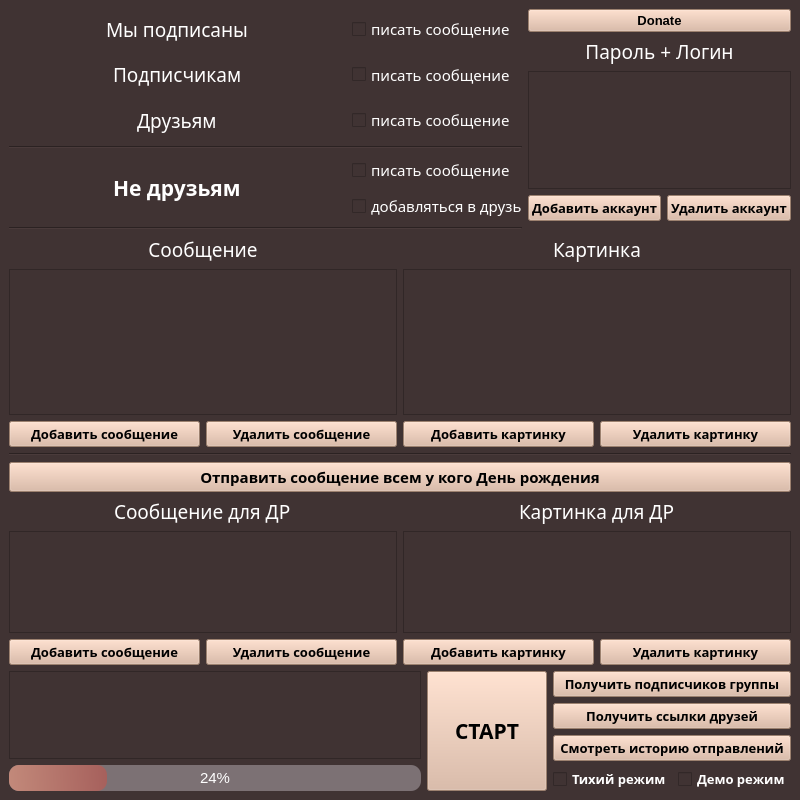
<?xml version="1.0" encoding="UTF-8"?>
<ui version="4.0">
 <class>MainWindow</class>
 <widget class="QMainWindow" name="MainWindow">
  <property name="windowModality">
   <enum>Qt::NonModal</enum>
  </property>
  <property name="geometry">
   <rect>
    <x>0</x>
    <y>0</y>
    <width>800</width>
    <height>800</height>
   </rect>
  </property>
  <property name="sizePolicy">
   <sizepolicy hsizetype="Fixed" vsizetype="Expanding">
    <horstretch>0</horstretch>
    <verstretch>0</verstretch>
   </sizepolicy>
  </property>
  <property name="minimumSize">
   <size>
    <width>750</width>
    <height>762</height>
   </size>
  </property>
  <property name="maximumSize">
   <size>
    <width>800</width>
    <height>800</height>
   </size>
  </property>
  <property name="windowTitle">
   <string>MainWindow</string>
  </property>
  <property name="documentMode">
   <bool>false</bool>
  </property>
  <widget class="QWidget" name="centralwidget">
   <property name="styleSheet">
    <string notr="true">background-color:#403333</string>
   </property>
   <layout class="QGridLayout" name="gridLayout_5">
    <property name="sizeConstraint">
     <enum>QLayout::SetDefaultConstraint</enum>
    </property>
    <item row="0" column="0">
     <layout class="QGridLayout" name="gridLayout_4">
      <item row="2" column="0">
       <layout class="QGridLayout" name="gridLayout_2">
        <item row="0" column="0" alignment="Qt::AlignHCenter">
         <widget class="QLabel" name="label">
          <property name="sizePolicy">
           <sizepolicy hsizetype="MinimumExpanding" vsizetype="Fixed">
            <horstretch>0</horstretch>
            <verstretch>0</verstretch>
           </sizepolicy>
          </property>
          <property name="maximumSize">
           <size>
            <width>150</width>
            <height>150</height>
           </size>
          </property>
          <property name="font">
           <font>
            <family>Raleway</family>
            <pointsize>16</pointsize>
            <weight>75</weight>
            <bold>true</bold>
           </font>
          </property>
          <property name="layoutDirection">
           <enum>Qt::LeftToRight</enum>
          </property>
          <property name="styleSheet">
           <string notr="true">color:white;</string>
          </property>
          <property name="text">
           <string>Не друзьям</string>
          </property>
         </widget>
        </item>
        <item row="0" column="1">
         <layout class="QVBoxLayout" name="verticalLayout_3">
          <item>
           <widget class="QCheckBox" name="checkBox">
            <property name="sizePolicy">
             <sizepolicy hsizetype="Minimum" vsizetype="MinimumExpanding">
              <horstretch>0</horstretch>
              <verstretch>0</verstretch>
             </sizepolicy>
            </property>
            <property name="minimumSize">
             <size>
              <width>0</width>
              <height>0</height>
             </size>
            </property>
            <property name="maximumSize">
             <size>
              <width>170</width>
              <height>30</height>
             </size>
            </property>
            <property name="font">
             <font>
              <family>Raleway</family>
              <pointsize>11</pointsize>
             </font>
            </property>
            <property name="layoutDirection">
             <enum>Qt::LeftToRight</enum>
            </property>
            <property name="styleSheet">
             <string notr="true">color:white;</string>
            </property>
            <property name="text">
             <string>писать сообщение</string>
            </property>
           </widget>
          </item>
          <item>
           <widget class="QCheckBox" name="checkBox_2">
            <property name="sizePolicy">
             <sizepolicy hsizetype="Minimum" vsizetype="MinimumExpanding">
              <horstretch>0</horstretch>
              <verstretch>0</verstretch>
             </sizepolicy>
            </property>
            <property name="minimumSize">
             <size>
              <width>0</width>
              <height>0</height>
             </size>
            </property>
            <property name="maximumSize">
             <size>
              <width>170</width>
              <height>30</height>
             </size>
            </property>
            <property name="font">
             <font>
              <family>Raleway</family>
              <pointsize>11</pointsize>
             </font>
            </property>
            <property name="focusPolicy">
             <enum>Qt::StrongFocus</enum>
            </property>
            <property name="styleSheet">
             <string notr="true">color:white;</string>
            </property>
            <property name="text">
             <string>добавляться в друзья</string>
            </property>
           </widget>
          </item>
         </layout>
        </item>
       </layout>
      </item>
      <item row="0" column="0">
       <layout class="QGridLayout" name="gridLayout_3">
        <item row="0" column="0">
         <layout class="QVBoxLayout" name="verticalLayout">
          <item alignment="Qt::AlignHCenter">
           <widget class="QLabel" name="label_5">
            <property name="sizePolicy">
             <sizepolicy hsizetype="MinimumExpanding" vsizetype="Fixed">
              <horstretch>0</horstretch>
              <verstretch>0</verstretch>
             </sizepolicy>
            </property>
            <property name="maximumSize">
             <size>
              <width>150</width>
              <height>150</height>
             </size>
            </property>
            <property name="font">
             <font>
              <family>Raleway</family>
              <pointsize>14</pointsize>
             </font>
            </property>
            <property name="contextMenuPolicy">
             <enum>Qt::ActionsContextMenu</enum>
            </property>
            <property name="layoutDirection">
             <enum>Qt::LeftToRight</enum>
            </property>
            <property name="styleSheet">
             <string notr="true">color:white;</string>
            </property>
            <property name="frameShape">
             <enum>QFrame::NoFrame</enum>
            </property>
            <property name="text">
             <string>Мы подписаны</string>
            </property>
            <property name="alignment">
             <set>Qt::AlignLeading|Qt::AlignLeft|Qt::AlignVCenter</set>
            </property>
            <property name="wordWrap">
             <bool>false</bool>
            </property>
           </widget>
          </item>
          <item alignment="Qt::AlignHCenter">
           <widget class="QLabel" name="label_3">
            <property name="sizePolicy">
             <sizepolicy hsizetype="MinimumExpanding" vsizetype="Fixed">
              <horstretch>0</horstretch>
              <verstretch>0</verstretch>
             </sizepolicy>
            </property>
            <property name="maximumSize">
             <size>
              <width>150</width>
              <height>150</height>
             </size>
            </property>
            <property name="font">
             <font>
              <family>Raleway</family>
              <pointsize>14</pointsize>
             </font>
            </property>
            <property name="contextMenuPolicy">
             <enum>Qt::ActionsContextMenu</enum>
            </property>
            <property name="layoutDirection">
             <enum>Qt::LeftToRight</enum>
            </property>
            <property name="styleSheet">
             <string notr="true">color:white;</string>
            </property>
            <property name="frameShape">
             <enum>QFrame::NoFrame</enum>
            </property>
            <property name="text">
             <string>Подписчикам</string>
            </property>
            <property name="alignment">
             <set>Qt::AlignLeading|Qt::AlignLeft|Qt::AlignVCenter</set>
            </property>
            <property name="wordWrap">
             <bool>false</bool>
            </property>
           </widget>
          </item>
          <item alignment="Qt::AlignHCenter">
           <widget class="QLabel" name="label_4">
            <property name="sizePolicy">
             <sizepolicy hsizetype="MinimumExpanding" vsizetype="Fixed">
              <horstretch>0</horstretch>
              <verstretch>0</verstretch>
             </sizepolicy>
            </property>
            <property name="maximumSize">
             <size>
              <width>150</width>
              <height>150</height>
             </size>
            </property>
            <property name="font">
             <font>
              <family>Raleway</family>
              <pointsize>14</pointsize>
             </font>
            </property>
            <property name="contextMenuPolicy">
             <enum>Qt::ActionsContextMenu</enum>
            </property>
            <property name="layoutDirection">
             <enum>Qt::LeftToRight</enum>
            </property>
            <property name="styleSheet">
             <string notr="true">color:white;</string>
            </property>
            <property name="frameShape">
             <enum>QFrame::NoFrame</enum>
            </property>
            <property name="text">
             <string>Друзьям</string>
            </property>
            <property name="alignment">
             <set>Qt::AlignLeading|Qt::AlignLeft|Qt::AlignVCenter</set>
            </property>
            <property name="wordWrap">
             <bool>false</bool>
            </property>
           </widget>
          </item>
         </layout>
        </item>
        <item row="0" column="1">
         <layout class="QVBoxLayout" name="verticalLayout_2">
          <item>
           <widget class="QCheckBox" name="checkBox_6">
            <property name="sizePolicy">
             <sizepolicy hsizetype="Minimum" vsizetype="MinimumExpanding">
              <horstretch>0</horstretch>
              <verstretch>0</verstretch>
             </sizepolicy>
            </property>
            <property name="maximumSize">
             <size>
              <width>170</width>
              <height>150</height>
             </size>
            </property>
            <property name="font">
             <font>
              <family>Raleway</family>
              <pointsize>11</pointsize>
             </font>
            </property>
            <property name="layoutDirection">
             <enum>Qt::LeftToRight</enum>
            </property>
            <property name="styleSheet">
             <string notr="true">color:white;</string>
            </property>
            <property name="text">
             <string>писать сообщение</string>
            </property>
           </widget>
          </item>
          <item>
           <widget class="QCheckBox" name="checkBox_5">
            <property name="sizePolicy">
             <sizepolicy hsizetype="Fixed" vsizetype="MinimumExpanding">
              <horstretch>0</horstretch>
              <verstretch>0</verstretch>
             </sizepolicy>
            </property>
            <property name="maximumSize">
             <size>
              <width>170</width>
              <height>150</height>
             </size>
            </property>
            <property name="font">
             <font>
              <family>Raleway</family>
              <pointsize>11</pointsize>
             </font>
            </property>
            <property name="layoutDirection">
             <enum>Qt::LeftToRight</enum>
            </property>
            <property name="styleSheet">
             <string notr="true">color:white;</string>
            </property>
            <property name="text">
             <string>писать сообщение</string>
            </property>
           </widget>
          </item>
          <item>
           <widget class="QCheckBox" name="checkBox_4">
            <property name="sizePolicy">
             <sizepolicy hsizetype="Fixed" vsizetype="MinimumExpanding">
              <horstretch>0</horstretch>
              <verstretch>0</verstretch>
             </sizepolicy>
            </property>
            <property name="maximumSize">
             <size>
              <width>170</width>
              <height>150</height>
             </size>
            </property>
            <property name="font">
             <font>
              <family>Raleway</family>
              <pointsize>11</pointsize>
             </font>
            </property>
            <property name="layoutDirection">
             <enum>Qt::LeftToRight</enum>
            </property>
            <property name="styleSheet">
             <string notr="true">color:white;</string>
            </property>
            <property name="text">
             <string>писать сообщение</string>
            </property>
           </widget>
          </item>
         </layout>
        </item>
       </layout>
      </item>
      <item row="1" column="0">
       <widget class="Line" name="line_2">
        <property name="orientation">
         <enum>Qt::Horizontal</enum>
        </property>
       </widget>
      </item>
     </layout>
    </item>
    <item row="0" column="1" colspan="2">
     <layout class="QVBoxLayout" name="verticalLayout_6">
      <item>
       <widget class="QPushButton" name="pushButton_16">
        <property name="font">
         <font>
          <pointsize>10</pointsize>
          <weight>75</weight>
          <bold>true</bold>
         </font>
        </property>
        <property name="styleSheet">
         <string notr="true">QPushButton{background-color: #DBB49C;}
QPushButton:hover{background-color: #A6605C;}
</string>
        </property>
        <property name="text">
         <string>Donate</string>
        </property>
       </widget>
      </item>
      <item>
       <widget class="QLabel" name="label_2">
        <property name="sizePolicy">
         <sizepolicy hsizetype="MinimumExpanding" vsizetype="MinimumExpanding">
          <horstretch>0</horstretch>
          <verstretch>0</verstretch>
         </sizepolicy>
        </property>
        <property name="font">
         <font>
          <family>Raleway</family>
          <pointsize>14</pointsize>
         </font>
        </property>
        <property name="layoutDirection">
         <enum>Qt::LeftToRight</enum>
        </property>
        <property name="styleSheet">
         <string notr="true">color:white</string>
        </property>
        <property name="text">
         <string>Пароль + Логин</string>
        </property>
        <property name="alignment">
         <set>Qt::AlignCenter</set>
        </property>
       </widget>
      </item>
      <item>
       <widget class="QListWidget" name="listWidget">
        <property name="sizePolicy">
         <sizepolicy hsizetype="MinimumExpanding" vsizetype="MinimumExpanding">
          <horstretch>50</horstretch>
          <verstretch>0</verstretch>
         </sizepolicy>
        </property>
        <property name="font">
         <font>
          <family>Source Code Pro</family>
          <pointsize>12</pointsize>
         </font>
        </property>
        <property name="styleSheet">
         <string notr="true">color:white</string>
        </property>
       </widget>
      </item>
      <item>
       <layout class="QHBoxLayout" name="horizontalLayout">
        <item>
         <widget class="QPushButton" name="pushButton">
          <property name="sizePolicy">
           <sizepolicy hsizetype="MinimumExpanding" vsizetype="Fixed">
            <horstretch>0</horstretch>
            <verstretch>0</verstretch>
           </sizepolicy>
          </property>
          <property name="maximumSize">
           <size>
            <width>99999</width>
            <height>16777215</height>
           </size>
          </property>
          <property name="font">
           <font>
            <family>Raleway</family>
            <pointsize>10</pointsize>
            <weight>75</weight>
            <bold>true</bold>
           </font>
          </property>
          <property name="styleSheet">
           <string notr="true">QPushButton{background-color: #DBB49C;}
QPushButton:hover{background-color: #A6605C;}
</string>
          </property>
          <property name="text">
           <string>Добавить аккаунт</string>
          </property>
         </widget>
        </item>
        <item>
         <widget class="QPushButton" name="pushButton_2">
          <property name="sizePolicy">
           <sizepolicy hsizetype="MinimumExpanding" vsizetype="Fixed">
            <horstretch>0</horstretch>
            <verstretch>0</verstretch>
           </sizepolicy>
          </property>
          <property name="maximumSize">
           <size>
            <width>99999</width>
            <height>16777215</height>
           </size>
          </property>
          <property name="font">
           <font>
            <family>Raleway</family>
            <pointsize>10</pointsize>
            <weight>75</weight>
            <bold>true</bold>
           </font>
          </property>
          <property name="contextMenuPolicy">
           <enum>Qt::DefaultContextMenu</enum>
          </property>
          <property name="layoutDirection">
           <enum>Qt::LeftToRight</enum>
          </property>
          <property name="autoFillBackground">
           <bool>false</bool>
          </property>
          <property name="styleSheet">
           <string notr="true">QPushButton{background-color: #DBB49C;}
QPushButton:hover{background-color: #A6605C;}
</string>
          </property>
          <property name="text">
           <string>Удалить аккаунт</string>
          </property>
          <property name="checkable">
           <bool>false</bool>
          </property>
         </widget>
        </item>
       </layout>
      </item>
     </layout>
    </item>
    <item row="2" column="0" colspan="3">
     <layout class="QHBoxLayout" name="horizontalLayout_7">
      <item>
       <layout class="QVBoxLayout" name="verticalLayout_11">
        <item>
         <widget class="QLabel" name="label_6">
          <property name="sizePolicy">
           <sizepolicy hsizetype="MinimumExpanding" vsizetype="Preferred">
            <horstretch>0</horstretch>
            <verstretch>0</verstretch>
           </sizepolicy>
          </property>
          <property name="font">
           <font>
            <family>Raleway</family>
            <pointsize>14</pointsize>
           </font>
          </property>
          <property name="layoutDirection">
           <enum>Qt::LeftToRight</enum>
          </property>
          <property name="styleSheet">
           <string notr="true">color:white;</string>
          </property>
          <property name="text">
           <string>Сообщение</string>
          </property>
          <property name="alignment">
           <set>Qt::AlignCenter</set>
          </property>
         </widget>
        </item>
        <item>
         <widget class="QListWidget" name="listWidget_2">
          <property name="sizePolicy">
           <sizepolicy hsizetype="MinimumExpanding" vsizetype="MinimumExpanding">
            <horstretch>0</horstretch>
            <verstretch>0</verstretch>
           </sizepolicy>
          </property>
          <property name="font">
           <font>
            <family>Raleway</family>
            <pointsize>12</pointsize>
           </font>
          </property>
          <property name="styleSheet">
           <string notr="true">color:white</string>
          </property>
         </widget>
        </item>
        <item>
         <layout class="QHBoxLayout" name="horizontalLayout_5">
          <item>
           <widget class="QPushButton" name="pushButton_3">
            <property name="sizePolicy">
             <sizepolicy hsizetype="MinimumExpanding" vsizetype="Fixed">
              <horstretch>0</horstretch>
              <verstretch>0</verstretch>
             </sizepolicy>
            </property>
            <property name="maximumSize">
             <size>
              <width>9999</width>
              <height>16777215</height>
             </size>
            </property>
            <property name="font">
             <font>
              <family>Raleway</family>
              <pointsize>10</pointsize>
              <weight>75</weight>
              <bold>true</bold>
             </font>
            </property>
            <property name="styleSheet">
             <string notr="true">QPushButton{background-color: #DBB49C;}
QPushButton:hover{background-color: #A6605C;}
</string>
            </property>
            <property name="text">
             <string>Добавить сообщение</string>
            </property>
           </widget>
          </item>
          <item>
           <widget class="QPushButton" name="pushButton_4">
            <property name="sizePolicy">
             <sizepolicy hsizetype="MinimumExpanding" vsizetype="Fixed">
              <horstretch>0</horstretch>
              <verstretch>0</verstretch>
             </sizepolicy>
            </property>
            <property name="maximumSize">
             <size>
              <width>9999</width>
              <height>16777215</height>
             </size>
            </property>
            <property name="font">
             <font>
              <family>Raleway</family>
              <pointsize>10</pointsize>
              <weight>75</weight>
              <bold>true</bold>
             </font>
            </property>
            <property name="contextMenuPolicy">
             <enum>Qt::DefaultContextMenu</enum>
            </property>
            <property name="layoutDirection">
             <enum>Qt::LeftToRight</enum>
            </property>
            <property name="autoFillBackground">
             <bool>false</bool>
            </property>
            <property name="styleSheet">
             <string notr="true">QPushButton{background-color: #DBB49C;}
QPushButton:hover{background-color: #A6605C;}
</string>
            </property>
            <property name="text">
             <string>Удалить сообщение</string>
            </property>
            <property name="checkable">
             <bool>false</bool>
            </property>
           </widget>
          </item>
         </layout>
        </item>
       </layout>
      </item>
      <item>
       <layout class="QVBoxLayout" name="verticalLayout_7">
        <item alignment="Qt::AlignHCenter">
         <widget class="QLabel" name="label_7">
          <property name="sizePolicy">
           <sizepolicy hsizetype="MinimumExpanding" vsizetype="Preferred">
            <horstretch>0</horstretch>
            <verstretch>0</verstretch>
           </sizepolicy>
          </property>
          <property name="maximumSize">
           <size>
            <width>16777215</width>
            <height>99</height>
           </size>
          </property>
          <property name="font">
           <font>
            <family>Raleway</family>
            <pointsize>14</pointsize>
           </font>
          </property>
          <property name="styleSheet">
           <string notr="true">color:white;</string>
          </property>
          <property name="text">
           <string>Картинка</string>
          </property>
         </widget>
        </item>
        <item>
         <widget class="QListWidget" name="listWidget_4">
          <property name="sizePolicy">
           <sizepolicy hsizetype="MinimumExpanding" vsizetype="MinimumExpanding">
            <horstretch>0</horstretch>
            <verstretch>0</verstretch>
           </sizepolicy>
          </property>
          <property name="font">
           <font>
            <family>Source Code Pro</family>
            <pointsize>12</pointsize>
           </font>
          </property>
          <property name="styleSheet">
           <string notr="true">color:white</string>
          </property>
         </widget>
        </item>
        <item>
         <layout class="QHBoxLayout" name="horizontalLayout_6">
          <item>
           <widget class="QPushButton" name="pushButton_9">
            <property name="sizePolicy">
             <sizepolicy hsizetype="MinimumExpanding" vsizetype="Fixed">
              <horstretch>0</horstretch>
              <verstretch>0</verstretch>
             </sizepolicy>
            </property>
            <property name="maximumSize">
             <size>
              <width>9999</width>
              <height>16777215</height>
             </size>
            </property>
            <property name="font">
             <font>
              <family>Raleway</family>
              <pointsize>10</pointsize>
              <weight>75</weight>
              <bold>true</bold>
             </font>
            </property>
            <property name="styleSheet">
             <string notr="true">QPushButton{background-color: #DBB49C;}
QPushButton:hover{background-color: #A6605C;}
</string>
            </property>
            <property name="text">
             <string>Добавить картинку</string>
            </property>
           </widget>
          </item>
          <item>
           <widget class="QPushButton" name="pushButton_10">
            <property name="sizePolicy">
             <sizepolicy hsizetype="MinimumExpanding" vsizetype="Fixed">
              <horstretch>0</horstretch>
              <verstretch>0</verstretch>
             </sizepolicy>
            </property>
            <property name="font">
             <font>
              <family>Raleway</family>
              <pointsize>10</pointsize>
              <weight>75</weight>
              <bold>true</bold>
             </font>
            </property>
            <property name="styleSheet">
             <string notr="true">QPushButton{background-color: #DBB49C;}
QPushButton:hover{background-color: #A6605C;}
</string>
            </property>
            <property name="text">
             <string>Удалить картинку</string>
            </property>
           </widget>
          </item>
         </layout>
        </item>
       </layout>
      </item>
     </layout>
    </item>
    <item row="3" column="0" colspan="3">
     <layout class="QVBoxLayout" name="verticalLayout_8">
      <item>
       <widget class="Line" name="line_3">
        <property name="orientation">
         <enum>Qt::Horizontal</enum>
        </property>
       </widget>
      </item>
      <item>
       <widget class="QPushButton" name="pushButton_13">
        <property name="minimumSize">
         <size>
          <width>0</width>
          <height>30</height>
         </size>
        </property>
        <property name="font">
         <font>
          <family>Raleway</family>
          <pointsize>11</pointsize>
          <weight>75</weight>
          <bold>true</bold>
         </font>
        </property>
        <property name="styleSheet">
         <string notr="true">QPushButton{background-color: #DBB49C;}
QPushButton:hover{background-color: #A6605C;}
</string>
        </property>
        <property name="text">
         <string>Отправить сообщение всем у кого День рождения</string>
        </property>
       </widget>
      </item>
      <item>
       <layout class="QHBoxLayout" name="horizontalLayout_3">
        <item>
         <layout class="QVBoxLayout" name="verticalLayout_10">
          <item alignment="Qt::AlignHCenter">
           <widget class="QLabel" name="label_8">
            <property name="font">
             <font>
              <family>Raleway</family>
              <pointsize>14</pointsize>
             </font>
            </property>
            <property name="styleSheet">
             <string notr="true">color:white;</string>
            </property>
            <property name="text">
             <string>Сообщение для ДР</string>
            </property>
           </widget>
          </item>
          <item>
           <widget class="QListWidget" name="listWidget_5">
            <property name="sizePolicy">
             <sizepolicy hsizetype="MinimumExpanding" vsizetype="MinimumExpanding">
              <horstretch>0</horstretch>
              <verstretch>0</verstretch>
             </sizepolicy>
            </property>
            <property name="font">
             <font>
              <family>Raleway</family>
              <pointsize>12</pointsize>
             </font>
            </property>
            <property name="styleSheet">
             <string notr="true">color:white</string>
            </property>
           </widget>
          </item>
          <item>
           <layout class="QHBoxLayout" name="horizontalLayout_8">
            <item>
             <widget class="QPushButton" name="pushButton_11">
              <property name="font">
               <font>
                <family>Raleway</family>
                <pointsize>10</pointsize>
                <weight>75</weight>
                <bold>true</bold>
               </font>
              </property>
              <property name="styleSheet">
               <string notr="true">QPushButton{background-color: #DBB49C;}
QPushButton:hover{background-color: #A6605C;}
</string>
              </property>
              <property name="text">
               <string>Добавить сообщение</string>
              </property>
             </widget>
            </item>
            <item>
             <widget class="QPushButton" name="pushButton_12">
              <property name="font">
               <font>
                <family>Raleway</family>
                <pointsize>10</pointsize>
                <weight>75</weight>
                <bold>true</bold>
               </font>
              </property>
              <property name="styleSheet">
               <string notr="true">QPushButton{background-color: #DBB49C;}
QPushButton:hover{background-color: #A6605C;}
</string>
              </property>
              <property name="text">
               <string>Удалить сообщение</string>
              </property>
             </widget>
            </item>
           </layout>
          </item>
         </layout>
        </item>
        <item>
         <layout class="QVBoxLayout" name="verticalLayout_9">
          <item alignment="Qt::AlignHCenter">
           <widget class="QLabel" name="label_9">
            <property name="font">
             <font>
              <family>Raleway</family>
              <pointsize>14</pointsize>
             </font>
            </property>
            <property name="styleSheet">
             <string notr="true">color:white;</string>
            </property>
            <property name="text">
             <string>Картинка для ДР</string>
            </property>
           </widget>
          </item>
          <item>
           <widget class="QListWidget" name="listWidget_6">
            <property name="sizePolicy">
             <sizepolicy hsizetype="MinimumExpanding" vsizetype="MinimumExpanding">
              <horstretch>0</horstretch>
              <verstretch>0</verstretch>
             </sizepolicy>
            </property>
            <property name="font">
             <font>
              <family>Source Code Pro</family>
              <pointsize>12</pointsize>
             </font>
            </property>
            <property name="styleSheet">
             <string notr="true">color:white</string>
            </property>
           </widget>
          </item>
          <item>
           <layout class="QHBoxLayout" name="horizontalLayout_10">
            <item>
             <widget class="QPushButton" name="pushButton_14">
              <property name="font">
               <font>
                <family>Raleway</family>
                <pointsize>10</pointsize>
                <weight>75</weight>
                <bold>true</bold>
               </font>
              </property>
              <property name="styleSheet">
               <string notr="true">QPushButton{background-color: #DBB49C;}
QPushButton:hover{background-color: #A6605C;}
</string>
              </property>
              <property name="text">
               <string>Добавить картинку</string>
              </property>
             </widget>
            </item>
            <item>
             <widget class="QPushButton" name="pushButton_15">
              <property name="font">
               <font>
                <family>Raleway</family>
                <pointsize>10</pointsize>
                <weight>75</weight>
                <bold>true</bold>
               </font>
              </property>
              <property name="styleSheet">
               <string notr="true">QPushButton{background-color: #DBB49C;}
QPushButton:hover{background-color: #A6605C;}
</string>
              </property>
              <property name="text">
               <string>Удалить картинку</string>
              </property>
             </widget>
            </item>
           </layout>
          </item>
         </layout>
        </item>
       </layout>
      </item>
     </layout>
    </item>
    <item row="1" column="0">
     <widget class="Line" name="line">
      <property name="sizePolicy">
       <sizepolicy hsizetype="MinimumExpanding" vsizetype="Fixed">
        <horstretch>0</horstretch>
        <verstretch>0</verstretch>
       </sizepolicy>
      </property>
      <property name="orientation">
       <enum>Qt::Horizontal</enum>
      </property>
     </widget>
    </item>
    <item row="4" column="0" colspan="2">
     <layout class="QHBoxLayout" name="horizontalLayout_9">
      <item>
       <layout class="QVBoxLayout" name="verticalLayout_4">
        <item>
         <widget class="QListWidget" name="listWidget_3">
          <property name="sizePolicy">
           <sizepolicy hsizetype="MinimumExpanding" vsizetype="Expanding">
            <horstretch>0</horstretch>
            <verstretch>0</verstretch>
           </sizepolicy>
          </property>
          <property name="styleSheet">
           <string notr="true">color:white;</string>
          </property>
         </widget>
        </item>
        <item>
         <widget class="QProgressBar" name="progressBar">
          <property name="sizePolicy">
           <sizepolicy hsizetype="MinimumExpanding" vsizetype="MinimumExpanding">
            <horstretch>0</horstretch>
            <verstretch>0</verstretch>
           </sizepolicy>
          </property>
          <property name="font">
           <font>
            <family>Tahoma</family>
            <pointsize>11</pointsize>
            <weight>50</weight>
            <bold>false</bold>
           </font>
          </property>
          <property name="mouseTracking">
           <bool>false</bool>
          </property>
          <property name="tabletTracking">
           <bool>false</bool>
          </property>
          <property name="toolTip">
           <string/>
          </property>
          <property name="statusTip">
           <string/>
          </property>
          <property name="whatsThis">
           <string/>
          </property>
          <property name="accessibleName">
           <string/>
          </property>
          <property name="accessibleDescription">
           <string/>
          </property>
          <property name="styleSheet">
           <string notr="true">QProgressBar{
Background-color:rgb(124,113,116);
border-radius:10px;
color:white;
}
QProgressBar::chunk{
border-radius:10px;
background-color:qlineargradient(spread:pad, x1:0, y1:0.505591, x2:1, y2:0.489, stop:0 rgba(194, 137, 122, 255), stop:1 rgba(166, 96, 92, 255))
}</string>
          </property>
          <property name="value">
           <number>24</number>
          </property>
          <property name="alignment">
           <set>Qt::AlignCenter</set>
          </property>
         </widget>
        </item>
       </layout>
      </item>
      <item>
       <widget class="QPushButton" name="pushButton_7">
        <property name="sizePolicy">
         <sizepolicy hsizetype="MinimumExpanding" vsizetype="Expanding">
          <horstretch>0</horstretch>
          <verstretch>0</verstretch>
         </sizepolicy>
        </property>
        <property name="maximumSize">
         <size>
          <width>120</width>
          <height>16777215</height>
         </size>
        </property>
        <property name="font">
         <font>
          <family>Raleway</family>
          <pointsize>16</pointsize>
          <weight>75</weight>
          <bold>true</bold>
         </font>
        </property>
        <property name="styleSheet">
         <string notr="true">QPushButton{background-color: #DBB49C;}
QPushButton:hover{background-color: #A6605C;}
</string>
        </property>
        <property name="text">
         <string>СТАРТ</string>
        </property>
       </widget>
      </item>
     </layout>
    </item>
    <item row="4" column="2">
     <layout class="QGridLayout" name="gridLayout">
      <item row="0" column="0">
       <widget class="QPushButton" name="pushButton_6">
        <property name="sizePolicy">
         <sizepolicy hsizetype="Minimum" vsizetype="Fixed">
          <horstretch>0</horstretch>
          <verstretch>0</verstretch>
         </sizepolicy>
        </property>
        <property name="minimumSize">
         <size>
          <width>0</width>
          <height>0</height>
         </size>
        </property>
        <property name="font">
         <font>
          <family>Raleway</family>
          <pointsize>10</pointsize>
          <weight>75</weight>
          <bold>true</bold>
         </font>
        </property>
        <property name="styleSheet">
         <string notr="true">QPushButton{background-color: #DBB49C;}
QPushButton:hover{background-color: #A6605C;}
</string>
        </property>
        <property name="text">
         <string>Получить подписчиков группы</string>
        </property>
       </widget>
      </item>
      <item row="1" column="0">
       <widget class="QPushButton" name="pushButton_8">
        <property name="sizePolicy">
         <sizepolicy hsizetype="Minimum" vsizetype="Fixed">
          <horstretch>0</horstretch>
          <verstretch>0</verstretch>
         </sizepolicy>
        </property>
        <property name="minimumSize">
         <size>
          <width>0</width>
          <height>0</height>
         </size>
        </property>
        <property name="font">
         <font>
          <family>Raleway</family>
          <pointsize>10</pointsize>
          <weight>75</weight>
          <bold>true</bold>
         </font>
        </property>
        <property name="styleSheet">
         <string notr="true">QPushButton{background-color: #DBB49C;}
QPushButton:hover{background-color: #A6605C;}
</string>
        </property>
        <property name="text">
         <string>Получить ссылки друзей</string>
        </property>
       </widget>
      </item>
      <item row="2" column="0">
       <widget class="QPushButton" name="pushButton_5">
        <property name="sizePolicy">
         <sizepolicy hsizetype="Minimum" vsizetype="Fixed">
          <horstretch>0</horstretch>
          <verstretch>0</verstretch>
         </sizepolicy>
        </property>
        <property name="minimumSize">
         <size>
          <width>0</width>
          <height>0</height>
         </size>
        </property>
        <property name="font">
         <font>
          <family>Raleway</family>
          <pointsize>10</pointsize>
          <weight>75</weight>
          <bold>true</bold>
         </font>
        </property>
        <property name="styleSheet">
         <string notr="true">QPushButton{background-color: #DBB49C;}
QPushButton:hover{background-color: #A6605C;}
</string>
        </property>
        <property name="text">
         <string>Смотреть историю отправлений</string>
        </property>
       </widget>
      </item>
      <item row="3" column="0">
       <layout class="QHBoxLayout" name="horizontalLayout_13">
        <item>
         <widget class="QCheckBox" name="checkBox_3">
          <property name="sizePolicy">
           <sizepolicy hsizetype="Fixed" vsizetype="Fixed">
            <horstretch>0</horstretch>
            <verstretch>0</verstretch>
           </sizepolicy>
          </property>
          <property name="font">
           <font>
            <family>Raleway</family>
            <pointsize>10</pointsize>
            <weight>75</weight>
            <bold>true</bold>
           </font>
          </property>
          <property name="styleSheet">
           <string notr="true">color:white;</string>
          </property>
          <property name="text">
           <string>Тихий режим</string>
          </property>
         </widget>
        </item>
        <item>
         <widget class="QCheckBox" name="checkBox_7">
          <property name="font">
           <font>
            <family>Raleway</family>
            <pointsize>10</pointsize>
            <weight>75</weight>
            <bold>true</bold>
           </font>
          </property>
          <property name="styleSheet">
           <string notr="true">color:white;</string>
          </property>
          <property name="text">
           <string>Демо режим</string>
          </property>
         </widget>
        </item>
       </layout>
      </item>
     </layout>
    </item>
   </layout>
  </widget>
  <widget class="QMenuBar" name="menubar">
   <property name="geometry">
    <rect>
     <x>0</x>
     <y>0</y>
     <width>800</width>
     <height>21</height>
    </rect>
   </property>
  </widget>
  <action name="actiondonta">
   <property name="text">
    <string>donta</string>
   </property>
  </action>
 </widget>
 <resources/>
 <connections/>
</ui>
